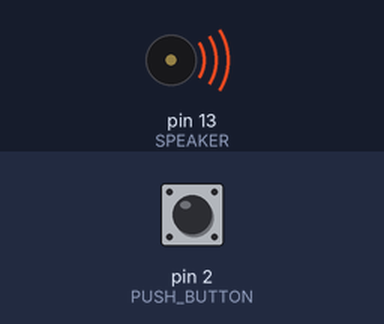
Simulated run of this sketch. Board: Arduino Uno, built with avr-gcc and run on an emulated ATmega328P. On the bench: buzzer (waves = sounding). The test bench sets the inputs (shaded band); at power-on: pin 2 (PUSH_BUTTON) LOW.

Above: at 0.1 s.
Timing chart, 0 to 1.6 s (numbered marks = the images above):
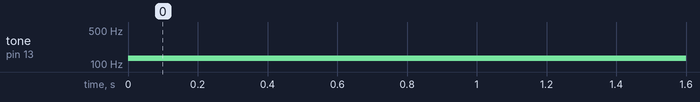

Measured:
- by itself, tone on pin 13 (SPEAKER): silent → 131 Hz at 0.00 s

The sketch:

tonechanger.ino
```cpp
/*
  ToneChanger
  Reads a digital input on pin 2, alters the tone being played by the speaker

  by Brad Osgood
  Inspiration taken from DigitalReadSerial and Mary Had a Little Lamb.
*/

#include "pitches.h"
#define PUSH_BUTTON 2
#define SPEAKER 13

int note = NOTE_C3;

// the setup routine runs once when you press reset:
void setup() {
  // initialize serial communication at 9600 bits per second:
  Serial.begin(9600);
  // make the pushbutton's pin an input:
  pinMode(PUSH_BUTTON, INPUT);
}

// the loop routine runs over and over again forever:
void loop() {
  // read the input pin:
  int buttonState = digitalRead(PUSH_BUTTON);
  // print out the state of the button:

  tone(SPEAKER,
       (buttonState != 0) ? note++ : note,
       1000 / 8);

  delay(5);        // delay in between reads for stability
}
```

pitches.h
```cpp
/*************************************************
 * Public Constants
 *************************************************/

#define NOTE_B0  31
#define NOTE_C1  33
#define NOTE_CS1 35
#define NOTE_D1  37
#define NOTE_DS1 39
#define NOTE_E1  41
#define NOTE_F1  44
#define NOTE_FS1 46
#define NOTE_G1  49
#define NOTE_GS1 52
#define NOTE_A1  55
#define NOTE_AS1 58
#define NOTE_B1  62
#define NOTE_C2  65
#define NOTE_CS2 69
#define NOTE_D2  73
#define NOTE_DS2 78
#define NOTE_E2  82
#define NOTE_F2  87
#define NOTE_FS2 93
#define NOTE_G2  98
#define NOTE_GS2 104
#define NOTE_A2  110
#define NOTE_AS2 117
#define NOTE_B2  123
#define NOTE_C3  131
#define NOTE_CS3 139
#define NOTE_D3  147
#define NOTE_DS3 156
#define NOTE_E3  165
#define NOTE_F3  175
#define NOTE_FS3 185
#define NOTE_G3  196
#define NOTE_GS3 208
#define NOTE_A3  220
#define NOTE_AS3 233
#define NOTE_B3  247
#define NOTE_C4  262
#define NOTE_CS4 277
#define NOTE_D4  294
#define NOTE_DS4 311
#define NOTE_E4  330
#define NOTE_F4  349
#define NOTE_FS4 370
#define NOTE_G4  392
#define NOTE_GS4 415
#define NOTE_A4  440
#define NOTE_AS4 466
#define NOTE_B4  494
#define NOTE_C5  523
#define NOTE_CS5 554
#define NOTE_D5  587
#define NOTE_DS5 622
#define NOTE_E5  659
#define NOTE_F5  698
#define NOTE_FS5 740
#define NOTE_G5  784
#define NOTE_GS5 831
#define NOTE_A5  880
#define NOTE_AS5 932
#define NOTE_B5  988
#define NOTE_C6  1047
#define NOTE_CS6 1109
#define NOTE_D6  1175
#define NOTE_DS6 1245
#define NOTE_E6  1319
#define NOTE_F6  1397
#define NOTE_FS6 1480
#define NOTE_G6  1568
#define NOTE_GS6 1661
#define NOTE_A6  1760
#define NOTE_AS6 1865
#define NOTE_B6  1976
#define NOTE_C7  2093
#define NOTE_CS7 2217
#define NOTE_D7  2349
#define NOTE_DS7 2489
#define NOTE_E7  2637
#define NOTE_F7  2794
#define NOTE_FS7 2960
#define NOTE_G7  3136
#define NOTE_GS7 3322
#define NOTE_A7  3520
#define NOTE_AS7 3729
#define NOTE_B7  3951
#define NOTE_C8  4186
#define NOTE_CS8 4435
#define NOTE_D8  4699
#define NOTE_DS8 4978
```
